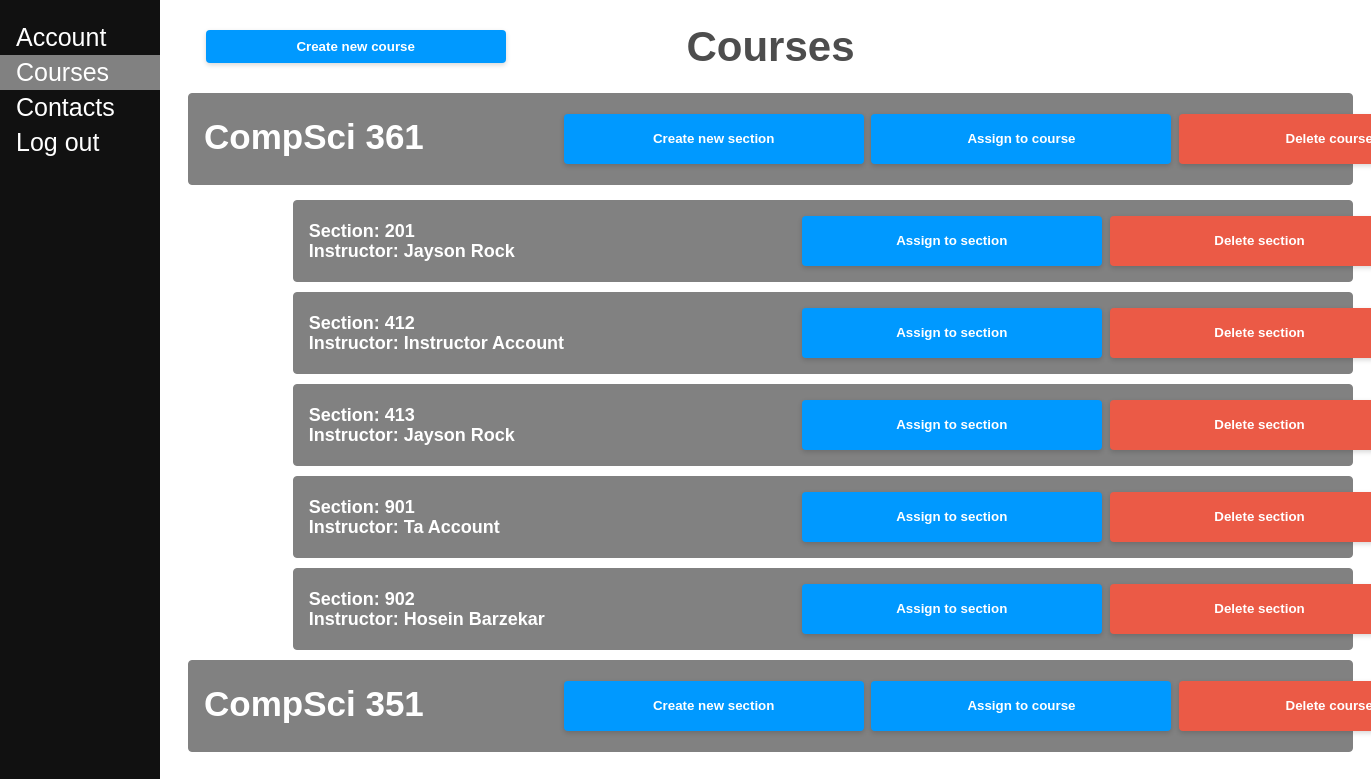
The app's page /course/ (signed in), older data.
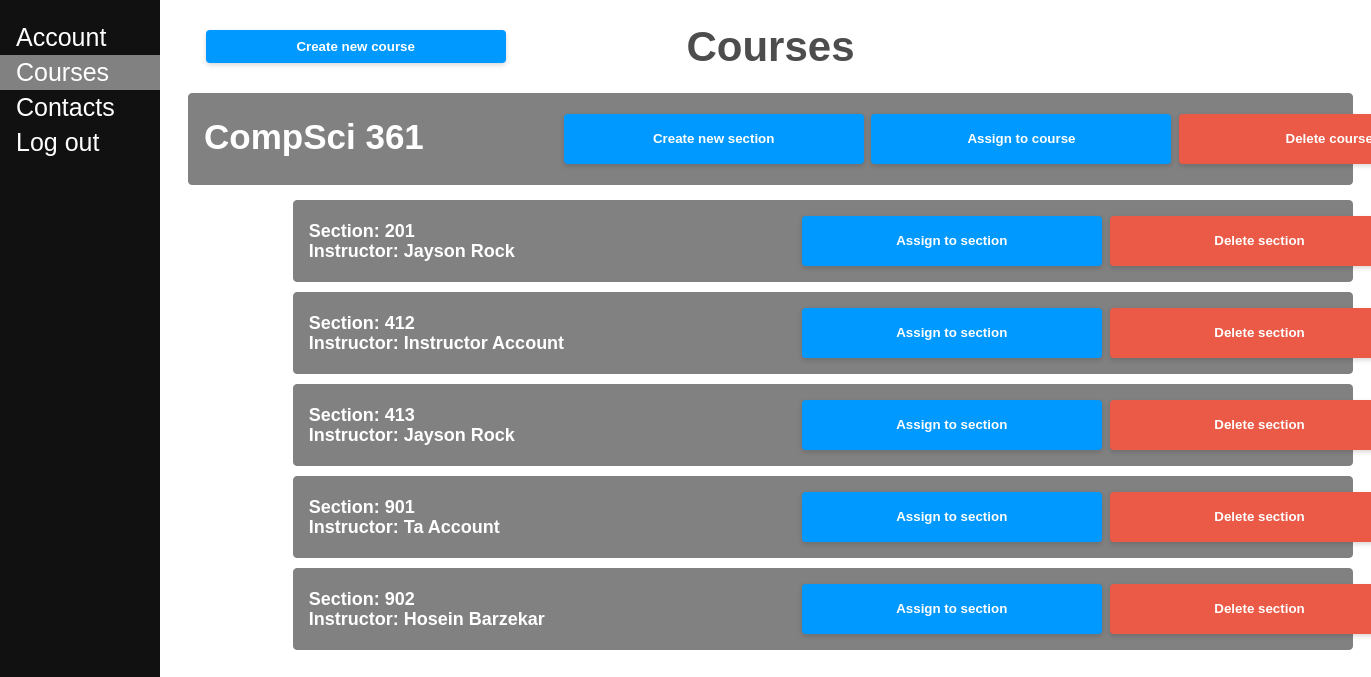
The same page, newer data.
### ourapp/models.py (models this page shows, shortened)
class MyCourse(models.Model):
    name = models.CharField(max_length=100, default=None)
    number = models.IntegerField(default=None)
    people = models.ManyToManyField(MyUser, default=None, blank=True)

class MySection(models.Model):
    course = models.ForeignKey(MyCourse, on_delete=models.CASCADE, default=None)
    number = models.IntegerField(default=None)
    teacher = models.ForeignKey(MyUser, on_delete=models.CASCADE, default=None, null=True, blank=True)

class MyUser(models.Model):
    first_name = models.CharField(max_length=100, default=None)
    last_name = models.CharField(max_length=100, default=None)
    password = models.CharField(max_length=100, default=None)
    address = models.CharField(max_length=100, default=None)
    email = models.EmailField(default=None)
    phone_number = models.CharField(max_length=15, default=None)
    role = models.CharField(max_length=100, default=None, choices=Role.choices)
    skills = models.ManyToManyField(Skill, default=None, blank=True)

### ourapp/views.py (the view, shortened to what this page needs)
# urls.py: path('course/', Course.as_view(), name='course'),
class Course(View):
    def get(self, request):
        ValidSession = validate_session(request)
        if not ValidSession:
            return redirect("/")
        courses = MyCourse.objects.all()
        sections = MySection.objects.all()
        request.session['submitted'] = False
        accounts = MyUser.objects.filter(role__in=['instructor', 'ta'])
        return render(request, "course.html", {"courses": courses, "accounts": accounts, "sections": sections})

### ourapp/helper_methods.py (called while the page is built)
def validate_session(request):
    try:
        key = request.session['name']
    except:
        return False
    return True

### ourapp/templates/course.html (shortened to what this page needs)
<!DOCTYPE html>
<html lang="en">
<head>
    {% load static %}
    <link rel="stylesheet" href="{% static 'styles.css' %}">
</head>
<body>
    <div class="sidenav">
        <a href="/account/">Account</a>
        <a href="/course/" class="current">Courses</a>
        <a href="/contacts/">Contacts</a>
        <a href="/">Log out</a>
    </div>
    <div class="main">
        <section>
            {% if request.session.supervisor %}
                <button class="modButt" id="myBtn">Create new course</button>
            {% endif %}
            <h2>Courses</h2>
            {% for i in courses %}
                <div class="courseBlock">
                    <h1 class="courseName">{{ i.name }} {{ i.number }}</h1>
                    {% if request.session.supervisor %}
                        <div class="assButt">
                            <button class="modButt courseButt secButt">Create new section</button>
                            <button class="modButt courseButt">Assign to course</button>
                            <button class="modButt courseButt delButt">Delete course</button>
                        </div>
                    {% endif %}
                </div>
                {% for j in sections %}
                    {% if j.course == i %}
                        <div class="sectionBlock">
                            <h1 class="sectionName">Section: {{ j.number }}</h1>
                            <h1 class="sectionLead">Instructor: {{ j.teacher.first_name }} {{ j.teacher.last_name }}</h1>
                            {% if request.session.supervisor %}
                                <div class="secButt">
                                    <button class="modButt sectButt">Assign to section</button>
                                    <button class="modButt sectButt delButt">Delete section</button>
                                </div>
                            {% endif %}
                        </div>
                    {% endif %}
                {% endfor %}
            {% endfor %}
        </section>
    </div>
</body>
</html>

Row changes from the older to the newer data that the page shows:
removed MyCourse: name "CompSci", number "351"
